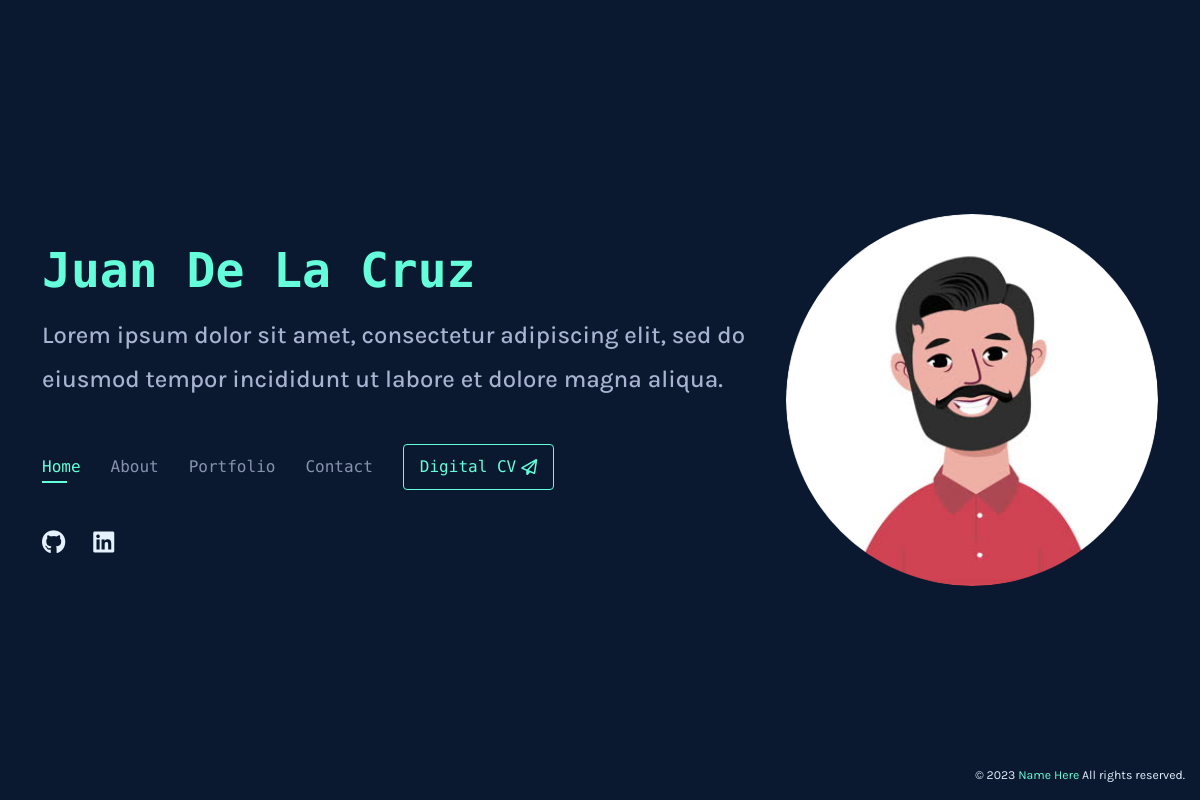
The page / on the database its author committed.
### apps/portfolio/models.py (models this page shows, shortened)
class Personal(models.Model):
    name = models.CharField(max_length=50, blank=True, null=True)
    role = models.TextField(max_length=500, blank=True, null=True)
    mini_description = models.TextField(max_length=500, blank=True, null=True)
    cv_description = models.TextField(max_length=500, blank=True, null=True)
    cv_link = models.URLField(blank=True, null=True)
    photo = models.ImageField(upload_to='profile_pics/main', blank=True, null=True)
    github = models.URLField(blank=True, null=True)
    linkedin = models.URLField(blank=True, null=True)
    phone = models.CharField(max_length=20, blank=True, null=True)
    email = models.EmailField(blank=True, null=True)
    location = models.CharField(max_length=50, blank=True, null=True)

### apps/portfolio/views.py (the view, shortened to what this page needs)
# urls.py: path('', HomePageView.as_view(), name='home'),
class HomePageView(TemplateView):
    template_name = 'portfolio/portfolio_main.html'
    def get_context_data(self, **kwargs):
        context = super().get_context_data(**kwargs)
        context['personal'] = Personal.objects.all()
        context['about'] = About.objects.all()
        context['technologies'] = Technology.objects.all()
        context['portfolio'] = Portfolio.objects.all()
        context['contact_form'] = ContactForm()
        context['message_sent'] = False
        context['website_title'] = Personal.objects.first()
        return context

### templates/portfolio/portfolio_main.html (shortened to what this page needs)
{% extends "layouts/base.html" %}
{% block content %}
{% include 'layouts/header.html' %}
{% include 'layouts/footer.html' %}
{% endblock content %}

### templates/layouts/header.html (shortened to what this page needs)
{% load static %}
<header id="header">
  <div class="container">
    <div class="data-row" >
      {% for personal_info in personal %}
      <h1><a href="/">{{ personal_info.name }}</a></h1>
      <h2>
        {{ personal_info.mini_description|safe }}
      </h2>
      <nav id="navbar" class="navbar">
        <ul>
          <li><a class="nav-link active" href="#header">Home</a></li>
          <li><a class="nav-link" href="#about">About</a></li>
          <li><a class="nav-link" href="#portfolio">Portfolio</a></li>
          <li><a class="nav-link" href="#contact">Contact</a></li>
          <li><a href="{% url 'digital_cv' %}" target="_blank">Digital CV </a></li>
        </ul>
      </nav>
      <div class="social-links">
        <a href="{{ personal_info.github }}" class="github" target="_blank"
          ><i class="fa-brands fa-github"></i
        ></a>
        <a
          href="{{ personal_info.linkedin }}"
          class="linkedin"
          target="_blank"
          ><i class="fa-brands fa-linkedin"></i
        ></a>
      </div>
    </div>
    <div class="col-lg-4 profileImg" id="profile-image">
      <img
        src="{{ personal_info.photo.url }}"
        class="img-fluid avatar profileImgInner"
        loading="lazy"
        alt="Image of Adrian Rubico"
      />
    </div>
    {% endfor %}
  </div>
</header>

### static/assets/css/style.css (style rules this page uses)
:root { --primary: 10, 25, 47; --light-primary: 17, 34, 64; --lightest-primary: 35, 53, 84; --secondary: 136, 146, 176; --light-secondary: 168, 178, 209; --lightest-secondary: 204, 214, 246; --white: 230, 241, 255; --accent: 100, 255, 218; --hover: 50, 213, 183; --boxcolorinset: #c9c9c9; --ff-sans: 'Karla', sans-serif; --ff-mono: 'Space Mono', monospace; }
body { font-family: var(--ff-sans); background-color: rgba(var(--primary), 1); color: rgba(var(--white), 1); position: relative; background: transparent; }
body::before { content: ''; position: fixed; background: rgba(var(--primary), 1); background-size: cover; left: 0; right: 0; top: 0; height: 100vh; z-index: -1; }
@media (min-width: 1024px) { body::before { background-attachment: fixed; } }
a { color: rgba(var(--accent), 1); text-decoration: none; }
h1, h2, h3, h4, h5, h6 { font-family: var(--ff-sans); }
#header { transition: ease-in-out 0.3s; position: relative; height: 100vh; display: flex; align-items: center; z-index: 997; overflow-y: auto; }
#header * { transition: ease-in-out 0.3s; }
#header h1 { font-size: 48px; margin: 0; padding: 0; line-height: 1; font-weight: 700; font-family: var(--ff-mono); color: rgba(var(--accent), 1); }
#header h1 a { line-height: 1; display: inline-block; }
#header h2 { font-size: 24px; margin-top: 20px; color: rgba(var(--light-secondary), 1); line-height: 1.8; }
#header img { padding: 0; margin: 0; }
#header .social-links { margin-top: 40px; display: flex; gap: 18px; }
#header .social-links a { font-size: 24px; display: flex; justify-content: center; align-items: center; color: rgba(var(--white), 1); line-height: 1; margin-right: 10px; border-radius: 50%; transition: transform 0.3s; }
#header .container { display: flex; flex-direction: row; align-items: center; justify-content: center; }
.data-row { display: flex; width: 100%; flex-direction: column; justify-content: center; }
.profileImg { display: flex; flex-direction: column; }
.navbar { padding: 0; margin-top: 35px; }
.navbar ul { margin: 0; padding: 0; display: flex; list-style: none; align-items: center; }
.navbar li { position: relative; }
.navbar li + li { margin-left: 30px; }
.navbar a, .navbar a:focus { display: flex; align-items: center; justify-content: space-between; padding: 0; font-size: 16px; font-family: var(--ff-mono) !important; font-weight: 400; color: rgba(var(--secondary), 1); white-space: nowrap; transition: 0.3s; }
.navbar a:before { content: ''; position: absolute; width: 0; height: 2px; bottom: -4px; left: 0; background-color: rgba(var(--accent), 1); visibility: hidden; width: 0px; transition: all 0.3s ease-in-out 0s; }
.navbar a:hover:before, .navbar li:hover > a:before, .navbar .active:before { visibility: visible; width: 25px; }
.navbar a:hover, .navbar .active, .navbar .active:focus, .navbar li:hover > a { color: rgba(var(--accent), 1); }
.navbar li:last-child { border: 1px solid rgba(var(--accent), 1); border-radius: 0.25rem; padding: 10px 16px; }
.navbar li:last-child a { color: rgba(var(--accent), 1); }
.navbar li:last-child a::before { all: unset; }
.avatar { border-radius: 50%; }

### rows shown on the page
Personal: name "Juan De La Cruz", mini_description "Lorem ipsum dolor sit amet, consectetur adipiscing elit, sed do eiusmod tempor incididunt ut labore et dolore magna aliqua.", photo (picture)
